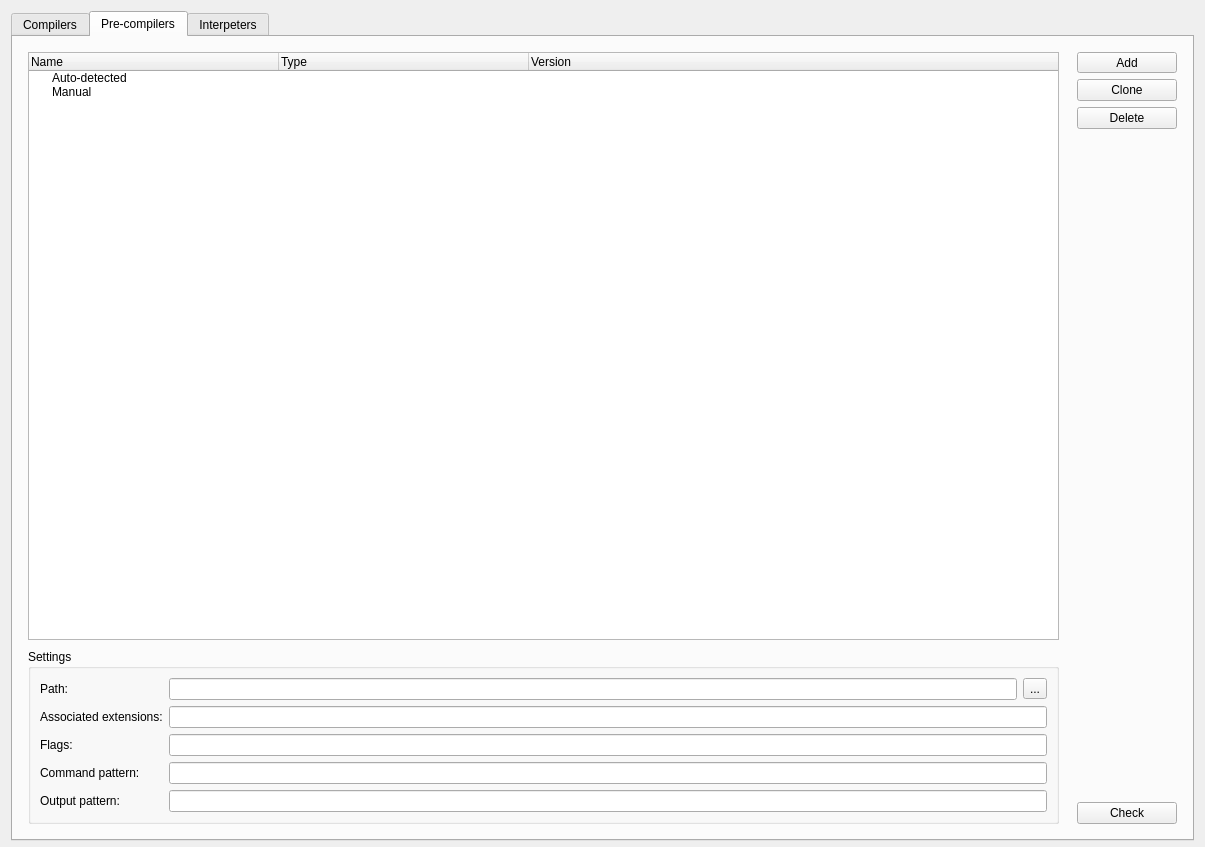
<?xml version="1.0" encoding="UTF-8"?>
<ui version="4.0">
 <class>Form</class>
 <widget class="QWidget" name="Form">
  <property name="geometry">
   <rect>
    <x>0</x>
    <y>0</y>
    <width>1205</width>
    <height>847</height>
   </rect>
  </property>
  <property name="windowTitle">
   <string>Form</string>
  </property>
  <layout class="QVBoxLayout" name="verticalLayout">
   <property name="bottomMargin">
    <number>6</number>
   </property>
   <item>
    <widget class="QTabWidget" name="tab_categories">
     <property name="currentIndex">
      <number>1</number>
     </property>
     <widget class="QWidget" name="tab_compilers">
      <attribute name="title">
       <string>Compilers</string>
      </attribute>
      <attribute name="toolTip">
       <string>This tab lets you configure compilers used by the hackedit build system.</string>
      </attribute>
      <layout class="QHBoxLayout" name="horizontalLayout_3">
       <property name="spacing">
        <number>0</number>
       </property>
       <property name="leftMargin">
        <number>0</number>
       </property>
       <property name="topMargin">
        <number>0</number>
       </property>
       <property name="rightMargin">
        <number>0</number>
       </property>
       <property name="bottomMargin">
        <number>0</number>
       </property>
       <item>
        <layout class="QVBoxLayout" name="verticalLayout_4" stretch="1,0">
         <property name="spacing">
          <number>9</number>
         </property>
         <property name="leftMargin">
          <number>6</number>
         </property>
         <property name="topMargin">
          <number>6</number>
         </property>
         <property name="rightMargin">
          <number>6</number>
         </property>
         <property name="bottomMargin">
          <number>6</number>
         </property>
         <item>
          <widget class="QTreeWidget" name="tree_compilers">
           <attribute name="headerCascadingSectionResizes">
            <bool>false</bool>
           </attribute>
           <attribute name="headerDefaultSectionSize">
            <number>250</number>
           </attribute>
           <column>
            <property name="text">
             <string>Name</string>
            </property>
           </column>
           <column>
            <property name="text">
             <string>Type</string>
            </property>
           </column>
           <column>
            <property name="text">
             <string>Version</string>
            </property>
           </column>
           <item>
            <property name="text">
             <string>Auto-detected</string>
            </property>
            <property name="text">
             <string/>
            </property>
            <property name="text">
             <string/>
            </property>
           </item>
           <item>
            <property name="text">
             <string>Manual</string>
            </property>
            <property name="text">
             <string/>
            </property>
            <property name="text">
             <string/>
            </property>
           </item>
          </widget>
         </item>
         <item>
          <widget class="QTabWidget" name="tab_compiler_settings">
           <property name="currentIndex">
            <number>0</number>
           </property>
           <widget class="QWidget" name="tab_compiler_setup">
            <attribute name="title">
             <string>Setup</string>
            </attribute>
            <layout class="QVBoxLayout" name="verticalLayout_5">
             <item>
              <layout class="QFormLayout" name="formLayout">
               <property name="leftMargin">
                <number>6</number>
               </property>
               <property name="topMargin">
                <number>6</number>
               </property>
               <property name="rightMargin">
                <number>6</number>
               </property>
               <property name="bottomMargin">
                <number>6</number>
               </property>
               <item row="0" column="0">
                <widget class="QLabel" name="label_2">
                 <property name="text">
                  <string>Compiler:</string>
                 </property>
                </widget>
               </item>
               <item row="0" column="1">
                <layout class="QHBoxLayout" name="horizontalLayout">
                 <property name="leftMargin">
                  <number>0</number>
                 </property>
                 <item>
                  <widget class="PathLineEdit" name="edit_compiler"/>
                 </item>
                 <item>
                  <widget class="QToolButton" name="bt_select_compiler">
                   <property name="toolTip">
                    <string>Select compiler</string>
                   </property>
                   <property name="text">
                    <string>...</string>
                   </property>
                  </widget>
                 </item>
                </layout>
               </item>
              </layout>
             </item>
             <item>
              <widget class="QGroupBox" name="group_msvc">
               <property name="toolTip">
                <string>Check this if you're using a MSVC based compiler.</string>
               </property>
               <property name="title">
                <string>MSVC S&amp;upport</string>
               </property>
               <property name="checkable">
                <bool>true</bool>
               </property>
               <property name="checked">
                <bool>false</bool>
               </property>
               <layout class="QFormLayout" name="formLayout_2">
                <item row="0" column="0">
                 <widget class="QLabel" name="label_vcvarsall">
                  <property name="text">
                   <string>VCVARSALL:</string>
                  </property>
                 </widget>
                </item>
                <item row="0" column="1">
                 <layout class="QHBoxLayout" name="horizontalLayout_2">
                  <property name="leftMargin">
                   <number>0</number>
                  </property>
                  <item>
                   <widget class="QLineEdit" name="edit_vcvarsall"/>
                  </item>
                  <item>
                   <widget class="QToolButton" name="bt_select_vcvarsall">
                    <property name="toolTip">
                     <string>Select vcvarsall.bat if the compiler is a MSVC based compiler.</string>
                    </property>
                    <property name="text">
                     <string>...</string>
                    </property>
                   </widget>
                  </item>
                 </layout>
                </item>
                <item row="1" column="0">
                 <widget class="QLabel" name="label">
                  <property name="text">
                   <string>Architecture:</string>
                  </property>
                 </widget>
                </item>
                <item row="1" column="1">
                 <widget class="QComboBox" name="combo_vcvarsall_arch">
                  <item>
                   <property name="text">
                    <string>x86</string>
                   </property>
                  </item>
                  <item>
                   <property name="text">
                    <string>x64</string>
                   </property>
                  </item>
                 </widget>
                </item>
               </layout>
              </widget>
             </item>
             <item>
              <widget class="QGroupBox" name="groupBox">
               <property name="title">
                <string>Environment</string>
               </property>
               <layout class="QHBoxLayout" name="horizontalLayout_4">
                <item>
                 <widget class="QTableWidget" name="table_env_vars">
                  <property name="minimumSize">
                   <size>
                    <width>0</width>
                    <height>0</height>
                   </size>
                  </property>
                  <property name="toolTip">
                   <string>&lt;html&gt;&lt;head/&gt;&lt;body&gt;&lt;p&gt;The list of environment variables to set before compiling a file.&lt;/p&gt;&lt;p&gt;Note that the values defined in this list erase any previous value you might have defined in your system (empty values are not set).&lt;/p&gt;&lt;p&gt;&lt;br/&gt;&lt;/p&gt;&lt;/body&gt;&lt;/html&gt;</string>
                  </property>
                  <property name="selectionMode">
                   <enum>QAbstractItemView::SingleSelection</enum>
                  </property>
                  <property name="selectionBehavior">
                   <enum>QAbstractItemView::SelectRows</enum>
                  </property>
                  <attribute name="horizontalHeaderDefaultSectionSize">
                   <number>150</number>
                  </attribute>
                  <attribute name="horizontalHeaderStretchLastSection">
                   <bool>true</bool>
                  </attribute>
                  <attribute name="verticalHeaderVisible">
                   <bool>false</bool>
                  </attribute>
                  <attribute name="verticalHeaderCascadingSectionResizes">
                   <bool>false</bool>
                  </attribute>
                  <column>
                   <property name="text">
                    <string>Key</string>
                   </property>
                  </column>
                  <column>
                   <property name="text">
                    <string>Value</string>
                   </property>
                  </column>
                 </widget>
                </item>
                <item>
                 <layout class="QVBoxLayout" name="verticalLayout_3">
                  <property name="leftMargin">
                   <number>6</number>
                  </property>
                  <property name="topMargin">
                   <number>6</number>
                  </property>
                  <property name="rightMargin">
                   <number>6</number>
                  </property>
                  <property name="bottomMargin">
                   <number>6</number>
                  </property>
                  <item>
                   <widget class="QPushButton" name="bt_add_env_var">
                    <property name="toolTip">
                     <string>Add an environment variable to set on the compiler process.</string>
                    </property>
                    <property name="text">
                     <string/>
                    </property>
                    <property name="icon">
                     <iconset theme="list-add">
                      <normaloff>../../../hackedit-cobol/data/forms</normaloff>../../../hackedit-cobol/data/forms</iconset>
                    </property>
                   </widget>
                  </item>
                  <item>
                   <widget class="QPushButton" name="bt_rm_env_var">
                    <property name="toolTip">
                     <string>Remove the selected environment variable.</string>
                    </property>
                    <property name="text">
                     <string/>
                    </property>
                    <property name="icon">
                     <iconset theme="list-remove">
                      <normaloff>../../../hackedit-cobol/data/forms</normaloff>../../../hackedit-cobol/data/forms</iconset>
                    </property>
                   </widget>
                  </item>
                  <item>
                   <spacer name="verticalSpacer">
                    <property name="orientation">
                     <enum>Qt::Vertical</enum>
                    </property>
                    <property name="sizeHint" stdset="0">
                     <size>
                      <width>20</width>
                      <height>40</height>
                     </size>
                    </property>
                   </spacer>
                  </item>
                 </layout>
                </item>
               </layout>
              </widget>
             </item>
            </layout>
           </widget>
           <widget class="QWidget" name="tab_default_options">
            <attribute name="title">
             <string>Default options</string>
            </attribute>
            <layout class="QGridLayout" name="gridLayout">
             <property name="leftMargin">
              <number>0</number>
             </property>
             <property name="topMargin">
              <number>0</number>
             </property>
             <property name="rightMargin">
              <number>0</number>
             </property>
             <property name="bottomMargin">
              <number>0</number>
             </property>
             <property name="horizontalSpacing">
              <number>0</number>
             </property>
             <item row="0" column="0">
              <widget class="QStackedWidget" name="stacked_compiler_options"/>
             </item>
            </layout>
           </widget>
          </widget>
         </item>
        </layout>
       </item>
       <item>
        <widget class="Line" name="line_2">
         <property name="orientation">
          <enum>Qt::Vertical</enum>
         </property>
        </widget>
       </item>
       <item>
        <layout class="QVBoxLayout" name="verticalLayout_2">
         <property name="leftMargin">
          <number>6</number>
         </property>
         <property name="topMargin">
          <number>6</number>
         </property>
         <property name="rightMargin">
          <number>6</number>
         </property>
         <property name="bottomMargin">
          <number>6</number>
         </property>
         <item>
          <widget class="QToolButton" name="bt_add_compiler">
           <property name="minimumSize">
            <size>
             <width>100</width>
             <height>0</height>
            </size>
           </property>
           <property name="toolTip">
            <string>&lt;html&gt;&lt;head/&gt;&lt;body&gt;&lt;p&gt;Add a new compiler&lt;/p&gt;&lt;/body&gt;&lt;/html&gt;</string>
           </property>
           <property name="text">
            <string>Add</string>
           </property>
           <property name="icon">
            <iconset theme="list-add">
             <normaloff>.</normaloff>.</iconset>
           </property>
           <property name="popupMode">
            <enum>QToolButton::InstantPopup</enum>
           </property>
           <property name="toolButtonStyle">
            <enum>Qt::ToolButtonTextBesideIcon</enum>
           </property>
          </widget>
         </item>
         <item>
          <widget class="QPushButton" name="bt_clone_compiler">
           <property name="minimumSize">
            <size>
             <width>100</width>
             <height>0</height>
            </size>
           </property>
           <property name="toolTip">
            <string>Clone the selected compiler</string>
           </property>
           <property name="text">
            <string>Clone</string>
           </property>
           <property name="icon">
            <iconset theme="edit-copy">
             <normaloff>.</normaloff>.</iconset>
           </property>
          </widget>
         </item>
         <item>
          <widget class="QPushButton" name="bt_delete_compiler">
           <property name="toolTip">
            <string>Delete the selected compiler</string>
           </property>
           <property name="text">
            <string>Delete</string>
           </property>
           <property name="icon">
            <iconset theme="edit-delete">
             <normaloff>.</normaloff>.</iconset>
           </property>
          </widget>
         </item>
         <item>
          <spacer name="verticalSpacer_2">
           <property name="orientation">
            <enum>Qt::Vertical</enum>
           </property>
           <property name="sizeHint" stdset="0">
            <size>
             <width>20</width>
             <height>40</height>
            </size>
           </property>
          </spacer>
         </item>
         <item>
          <widget class="QPushButton" name="bt_check_compiler">
           <property name="toolTip">
            <string>Check if the selected compiler works</string>
           </property>
           <property name="text">
            <string>Check</string>
           </property>
           <property name="icon">
            <iconset theme="checkbox">
             <normaloff>.</normaloff>.</iconset>
           </property>
          </widget>
         </item>
        </layout>
       </item>
      </layout>
     </widget>
     <widget class="QWidget" name="tab_pre_compilers">
      <attribute name="title">
       <string>Pre-compilers</string>
      </attribute>
      <attribute name="toolTip">
       <string>&lt;html&gt;&lt;head/&gt;&lt;body&gt;&lt;p&gt;This tab let your configure pre-compilers or transpilers used by the hackedit's build system&lt;/p&gt;&lt;p&gt;&lt;br/&gt;&lt;/p&gt;&lt;p&gt;Pre-compilers are tools that process a source file into another source file (e.g. sass, flex, bison or any tools that let you extend a language with custom syntax).&lt;/p&gt;&lt;p&gt;&lt;br/&gt;&lt;/p&gt;&lt;p&gt;The pre-compiler pass will alaways occur before the compiler pass.&lt;/p&gt;&lt;/body&gt;&lt;/html&gt;</string>
      </attribute>
      <layout class="QHBoxLayout" name="horizontalLayout_5">
       <item>
        <layout class="QVBoxLayout" name="verticalLayout_6" stretch="1,0">
         <property name="spacing">
          <number>9</number>
         </property>
         <property name="leftMargin">
          <number>6</number>
         </property>
         <property name="topMargin">
          <number>6</number>
         </property>
         <property name="rightMargin">
          <number>6</number>
         </property>
         <property name="bottomMargin">
          <number>6</number>
         </property>
         <item>
          <widget class="QTreeWidget" name="tree_pre_compilers">
           <attribute name="headerCascadingSectionResizes">
            <bool>false</bool>
           </attribute>
           <attribute name="headerDefaultSectionSize">
            <number>250</number>
           </attribute>
           <column>
            <property name="text">
             <string>Name</string>
            </property>
           </column>
           <column>
            <property name="text">
             <string>Type</string>
            </property>
           </column>
           <column>
            <property name="text">
             <string>Version</string>
            </property>
           </column>
           <item>
            <property name="text">
             <string>Auto-detected</string>
            </property>
            <property name="text">
             <string/>
            </property>
            <property name="text">
             <string/>
            </property>
           </item>
           <item>
            <property name="text">
             <string>Manual</string>
            </property>
            <property name="text">
             <string/>
            </property>
            <property name="text">
             <string/>
            </property>
           </item>
          </widget>
         </item>
         <item>
          <widget class="QGroupBox" name="group_pre_compiler_settings">
           <property name="title">
            <string>Settings</string>
           </property>
           <layout class="QFormLayout" name="formLayout_3">
            <item row="0" column="0">
             <widget class="QLabel" name="label_3">
              <property name="text">
               <string>Path:</string>
              </property>
             </widget>
            </item>
            <item row="1" column="0">
             <widget class="QLabel" name="label_4">
              <property name="text">
               <string>Associated extensions:</string>
              </property>
             </widget>
            </item>
            <item row="2" column="0">
             <widget class="QLabel" name="label_5">
              <property name="text">
               <string>Flags:</string>
              </property>
             </widget>
            </item>
            <item row="0" column="1">
             <layout class="QHBoxLayout" name="horizontalLayout_6">
              <property name="leftMargin">
               <number>0</number>
              </property>
              <item>
               <widget class="QLineEdit" name="edit_pre_compiler_path"/>
              </item>
              <item>
               <widget class="QToolButton" name="bt_select_pre_compiler_path">
                <property name="text">
                 <string>...</string>
                </property>
               </widget>
              </item>
             </layout>
            </item>
            <item row="1" column="1">
             <widget class="QLineEdit" name="edit_pre_compiler_extensions"/>
            </item>
            <item row="2" column="1">
             <widget class="QLineEdit" name="edit_pre_compiler_flags"/>
            </item>
            <item row="4" column="0">
             <widget class="QLabel" name="lbl_command_pattern">
              <property name="text">
               <string>Command pattern:</string>
              </property>
             </widget>
            </item>
            <item row="4" column="1">
             <widget class="QLineEdit" name="edit_command_pattern"/>
            </item>
            <item row="5" column="0">
             <widget class="QLabel" name="label_7">
              <property name="text">
               <string>Output pattern:</string>
              </property>
             </widget>
            </item>
            <item row="5" column="1">
             <widget class="QLineEdit" name="edit_pre_compiler_output_pattern"/>
            </item>
           </layout>
          </widget>
         </item>
        </layout>
       </item>
       <item>
        <layout class="QVBoxLayout" name="verticalLayout_7">
         <property name="leftMargin">
          <number>6</number>
         </property>
         <property name="topMargin">
          <number>6</number>
         </property>
         <property name="rightMargin">
          <number>6</number>
         </property>
         <property name="bottomMargin">
          <number>6</number>
         </property>
         <item>
          <widget class="QToolButton" name="bt_add_pre_compiler">
           <property name="minimumSize">
            <size>
             <width>100</width>
             <height>0</height>
            </size>
           </property>
           <property name="toolTip">
            <string>&lt;html&gt;&lt;head/&gt;&lt;body&gt;&lt;p&gt;Add a new compiler&lt;/p&gt;&lt;/body&gt;&lt;/html&gt;</string>
           </property>
           <property name="text">
            <string>Add</string>
           </property>
           <property name="icon">
            <iconset theme="list-add">
             <normaloff>.</normaloff>.</iconset>
           </property>
           <property name="popupMode">
            <enum>QToolButton::InstantPopup</enum>
           </property>
           <property name="toolButtonStyle">
            <enum>Qt::ToolButtonTextBesideIcon</enum>
           </property>
          </widget>
         </item>
         <item>
          <widget class="QPushButton" name="bt_clone_pre_compiler">
           <property name="minimumSize">
            <size>
             <width>100</width>
             <height>0</height>
            </size>
           </property>
           <property name="toolTip">
            <string>Clone the selected compiler</string>
           </property>
           <property name="text">
            <string>Clone</string>
           </property>
           <property name="icon">
            <iconset theme="edit-copy">
             <normaloff>.</normaloff>.</iconset>
           </property>
          </widget>
         </item>
         <item>
          <widget class="QPushButton" name="bt_delete_pre_compiler">
           <property name="toolTip">
            <string>Delete the selected compiler</string>
           </property>
           <property name="text">
            <string>Delete</string>
           </property>
           <property name="icon">
            <iconset theme="edit-delete">
             <normaloff>.</normaloff>.</iconset>
           </property>
          </widget>
         </item>
         <item>
          <spacer name="verticalSpacer_3">
           <property name="orientation">
            <enum>Qt::Vertical</enum>
           </property>
           <property name="sizeHint" stdset="0">
            <size>
             <width>20</width>
             <height>40</height>
            </size>
           </property>
          </spacer>
         </item>
         <item>
          <widget class="QPushButton" name="bt_check_pre_compiler">
           <property name="toolTip">
            <string>Check if the selected compiler works</string>
           </property>
           <property name="text">
            <string>Check</string>
           </property>
           <property name="icon">
            <iconset theme="checkbox">
             <normaloff>.</normaloff>.</iconset>
           </property>
          </widget>
         </item>
        </layout>
       </item>
      </layout>
     </widget>
     <widget class="QWidget" name="tab_interpreters">
      <attribute name="title">
       <string>Interpeters</string>
      </attribute>
      <layout class="QGridLayout" name="gridLayout_4">
       <item row="0" column="0">
        <widget class="QLabel" name="label_6">
         <property name="text">
          <string>Not Implemented</string>
         </property>
         <property name="alignment">
          <set>Qt::AlignCenter</set>
         </property>
        </widget>
       </item>
      </layout>
     </widget>
    </widget>
   </item>
  </layout>
 </widget>
 <customwidgets>
  <customwidget>
   <class>PathLineEdit</class>
   <extends>QLineEdit</extends>
   <header>hackedit.api.widgets</header>
  </customwidget>
 </customwidgets>
 <resources/>
 <connections/>
</ui>
